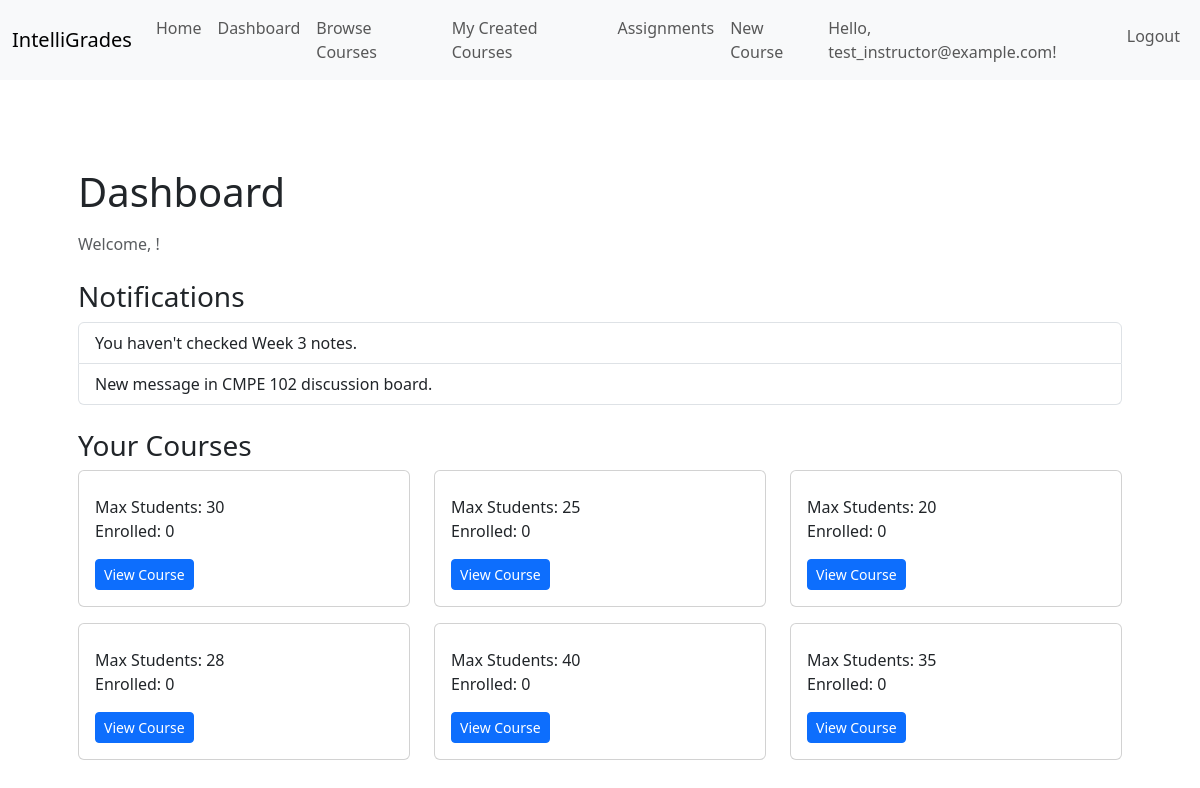
/dashboard (signed in), run on an earlier commit of the app's database.
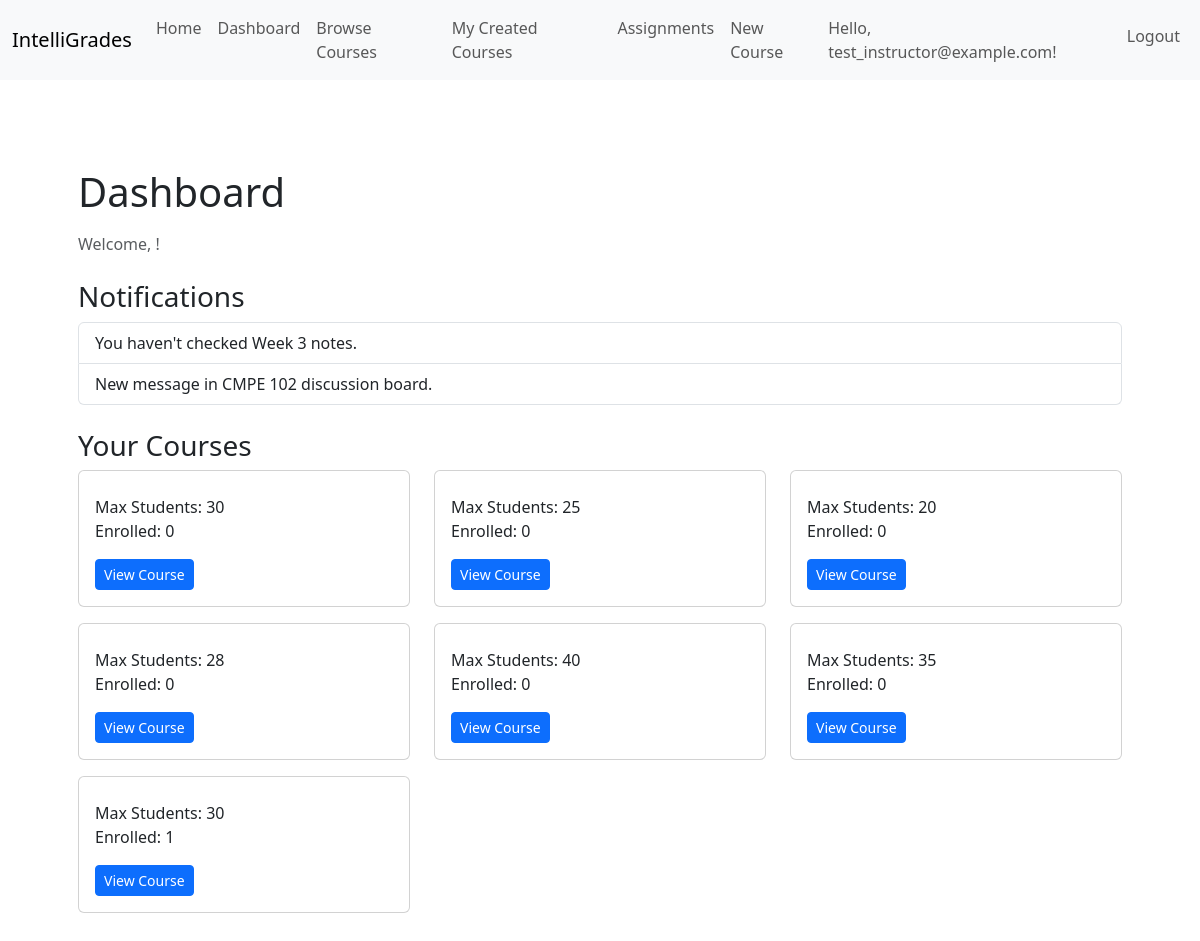
And on a later commit of the database.
### app/models.py (models this page shows, shortened)
class User(UserMixin, db.Model):
    __tablename__ = 'users'
    ROLE_STUDENT = "student"
    ROLE_PROFESSOR = "professor"
    ROLE_ADMIN = "admin"
    id = db.Column(db.Integer, primary_key=True)
    password_hash = db.Column(db.String(255), nullable=False)
    email = db.Column(db.String(100), unique=True, nullable=False)
    avatar_url = db.Column(db.String(400), nullable=True)
    role = db.Column(db.String(32), default=ROLE_STUDENT, nullable=False)
    created_at = db.Column(db.DateTime, default=datetime.utcnow, nullable=False)
    courses = db.relationship(
        "Course",
        secondary="enrollments",
        backref="students",
        lazy="dynamic",
    )
    @property
    def is_student(self):
        return self.role == self.ROLE_STUDENT
    @property
    def is_professor(self):
        return self.role == self.ROLE_PROFESSOR

class Course(db.Model):
    __tablename__ = 'courses'
    id = db.Column(db.Integer, primary_key=True)
    code = db.Column(db.String(32), unique=True, nullable=False)
    title = db.Column(db.String(128), nullable=False)
    description = db.Column(db.Text)
    credits = db.Column(db.Integer, nullable=False)  # number of units/credits
    professor = db.Column(db.String(128), nullable=True)
    professor_id = db.Column(db.Integer, db.ForeignKey('users.id'), nullable=True)
    professor_user = db.relationship(
        'User',
        foreign_keys=[professor_id],
        backref='created_courses'
    )
    availability = db.Column(db.Boolean, default=True)
    format = db.Column(db.String(32), default='online')
    max_students = db.Column(db.Integer)
    created_at = db.Column(db.DateTime, default=datetime.utcnow)
    enrollments_rel = db.relationship(
        'Enrollment',
        backref='course',
        lazy='dynamic',
        cascade='all,delete-orphan'
    )
    assignments = db.relationship(
        'Assignment',
        back_populates='course',
        lazy='dynamic',
        cascade='all,delete-orphan'
    )
    def get_student_count(self):
        return self.enrollments_rel.count()

### app/main/routes.py (the view)
@main_bp.route('/dashboard')
@login_required
def dashboard():
    all_courses = Course.query.all()
    notifications = [
        "You haven't checked Week 3 notes.",
        "New message in CMPE 102 discussion board."
    ]
    return render_template(
        "main/dashboard.html",
        courses=all_courses,
        notifications=notifications
    )

### app/__init__.py (called while the page is built)
@login_manager.user_loader
def load_user(user_id):
    return User.query.get(int(user_id))

### app/main/templates/main/dashboard.html (shortened to what this page needs)
{% extends "base.html" %}
{%block index%}
<div class="container mt-4">
  <h1 class="mb-3">Dashboard</h1>
  <p class="text-muted">Welcome, {{ current_user.username }}!</p>
  <h3 class="mt-4">Notifications</h3>
  {% if notifications %}
    <ul class="list-group mb-4">
      {% for note in notifications %}
        <li class="list-group-item">{{ note }}</li>
      {% endfor %}
    </ul>
  {% else %}
    <p>No new notifications.</p>
  {% endif %}
  <h3>Your Courses</h3>
  {% if courses %}
    <div class="row">
      {% for course in courses %}
        <div class="col-md-4 mb-3">
          <div class="card">
            <div class="card-body">
              <p>
                Max Students: {{ course.max_students }} <br>
                Enrolled: {{ course.get_student_count() }}
              </p>
              <a href="#" class="btn btn-sm btn-primary">View Course</a>
            </div>
          </div>
        </div>
      {% endfor %}
    </div>
  {% else %}
    <p>You are not enrolled in any courses yet.</p>
  {% endif %}
</div>
{% endblock %}

### app/templates/base.html (shortened to what this page needs)
<!DOCTYPE html>
<html lang="en">
  <head>
    <link
      rel="stylesheet"
      href="{{url_for('static', filename='styles.css')}}"
    />
    <link
      href="https://cdn.jsdelivr.net/npm/bootstrap@5.3.8/dist/css/bootstrap.min.css"
      rel="stylesheet"
    />
  </head>
  <body>
    <nav class="navbar navbar-expand-lg bg-body-tertiary">
      <div class="container-fluid">
        <a class="navbar-brand" href="{{ url_for('main.index') }}"
          >IntelliGrades</a
        >
        <div class="collapse navbar-collapse">
          <ul class="navbar-nav me-auto">
            <li class="nav-item">
              <a class="nav-link" href="{{ url_for('main.index') }}">Home</a>
            </li>
            {% if current_user.is_authenticated %}
            <li class="nav-item">
              <a class="nav-link" href="{{ url_for('main.dashboard') }}">
                Dashboard
              </a>
            </li>
            <li class="nav-item">
              <a class="nav-link" href="{{ url_for('courses.courses_list') }}">
                Browse Courses
              </a>
            </li>
            {% if current_user.is_professor or current_user.is_admin %}
            <li class="nav-item">
              <a
                class="nav-link"
                href="{{ url_for('courses.my_created_courses') }}"
              >
                My Created Courses
              </a>
            </li>
            <li class="nav-item">
              <a class="nav-link" href="{{ url_for('assignments.index') }}">
                Assignments
              </a>
            </li>
            <li class="nav-item">
              <a class="nav-link" href="{{ url_for('courses.create_course') }}">
                New Course
              </a>
            </li>
            {% endif %} {% endif %}
          </ul>
          <ul class="navbar-nav">
            {% if not current_user.is_authenticated %}
            <li class="nav-item">
              <a class="nav-link" href="{{ url_for('auth.login') }}">Login</a>
            </li>
            <li class="nav-item">
              <a class="nav-link" href="{{ url_for('auth.register') }}"
                >Register</a
              >
            </li>
            {% else %}
            <li class="nav-item">
              <span class="navbar-text me-3">
                Hello, {{ current_user.email }}!
              </span>
            </li>
            <li class="nav-item">
              <a class="nav-link" href="{{ url_for('auth.logout') }}">Logout</a>
            </li>
            {% endif %}
          </ul>
        </div>
      </div>
    </nav>
    <div class="container p-4">
      <div class="container py-2">{% block body %} {% endblock %}</div>
      <div class="container py-2">{%block index%} {% endblock %}</div>
    </div>
  </body>
</html>

### app/static/styles.css (style rules this page uses)
.navbar { background-color: #3473a1; }

What changed in the data, as far as the page shows it:
added Course: max_students "30", get_student_count "1"
